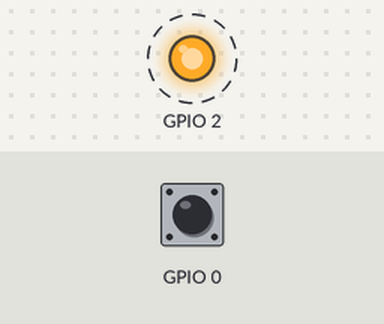
Simulated run of this program. Board: ESP32. On the bench: output pins drawn as LEDs (lit = HIGH). Dashed ring = blinking. The inputs (shaded band) are chosen by the test bench; at power-on: GPIO 0 HIGH. What the program prints to the serial monitor is not drawn.

Above: at 1.8 s.
1.9 s: GPIO 0 pulled LOW for 0.15 s
Timing chart, 0 to 10.9 s (numbered marks = the images above; inputs shaded):
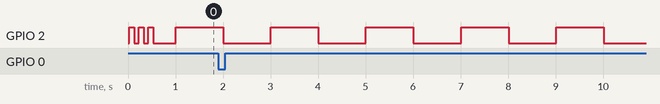

The program:

main.cpp
```cpp
/**
 * Basic ESP32 WLED Controller
 *
 * This is a minimal example showing how to set up WLED with custom configuration.
 * For full WLED features, use the official WLED firmware.
 *
 * This file demonstrates:
 * - Custom pin configuration
 * - LED strip setup
 * - WiFi configuration
 * - Button handling
 */

#include <Arduino.h>

// Configuration
#ifndef LEDPIN
#define LEDPIN 2
#endif

#ifndef DEFAULT_LED_COUNT
#define DEFAULT_LED_COUNT 60
#endif

#ifndef BTNPIN
#define BTNPIN 0
#endif

// For full WLED functionality, include WLED headers
// This is a simplified example - actual WLED integration would use:
// #include "wled.h"

// LED Control
const int LED_PIN = LEDPIN;
const int LED_COUNT = DEFAULT_LED_COUNT;
const int BUTTON_PIN = BTNPIN;

// Button state
bool buttonPressed = false;
unsigned long lastButtonPress = 0;
const unsigned long DEBOUNCE_DELAY = 50;

void setup() {
  // Initialize serial
  Serial.begin(115200);
  Serial.println();
  Serial.println("═══════════════════════════════════");
  Serial.println("  Basic ESP32 WLED Controller");
  Serial.println("═══════════════════════════════════");
  Serial.printf("  LED Pin: GPIO%d\n", LED_PIN);
  Serial.printf("  LED Count: %d\n", LED_COUNT);
  Serial.printf("  Button Pin: GPIO%d\n", BUTTON_PIN);
  Serial.println("═══════════════════════════════════");

  // Configure pins
  pinMode(LED_PIN, OUTPUT);
  pinMode(BUTTON_PIN, INPUT_PULLUP);

  // Startup blink
  for (int i = 0; i < 3; i++) {
    digitalWrite(LED_PIN, HIGH);
    delay(100);
    digitalWrite(LED_PIN, LOW);
    delay(100);
  }

  Serial.println("[OK] Hardware initialized");

  // TODO: Initialize WLED
  // For actual WLED functionality, you would:
  // 1. Include WLED library
  // 2. Call WLED setup functions
  // 3. Configure LED strip type and count
  // 4. Set up WiFi
  // 5. Initialize web server

  Serial.println("[INFO] Ready to control LEDs");
  Serial.println("[INFO] This is a template - integrate WLED library for full functionality");
  Serial.println();
}

void loop() {
  // Handle button
  handleButton();

  // TODO: WLED main loop
  // For actual WLED functionality, you would call:
  // WLED.loop();

  // Simple blink as placeholder
  static unsigned long lastBlink = 0;
  if (millis() - lastBlink > 1000) {
    digitalWrite(LED_PIN, !digitalRead(LED_PIN));
    lastBlink = millis();
  }
}

void handleButton() {
  bool currentState = digitalRead(BUTTON_PIN) == LOW;

  if (currentState && !buttonPressed) {
    if (millis() - lastButtonPress > DEBOUNCE_DELAY) {
      buttonPressed = true;
      lastButtonPress = millis();
      onButtonPress();
    }
  } else if (!currentState && buttonPressed) {
    buttonPressed = false;
  }
}

void onButtonPress() {
  Serial.println("[BUTTON] Pressed!");

  // TODO: Handle button press
  // For actual WLED functionality:
  // - Toggle on/off
  // - Change preset
  // - Adjust brightness
  // etc.
}

// Additional helper functions

/**
 * Print system information
 */
void printSystemInfo() {
  Serial.println("\n=== System Information ===");
  Serial.printf("Chip Model: %s\n", ESP.getChipModel());
  Serial.printf("Chip Revision: %d\n", ESP.getChipRevision());
  Serial.printf("CPU Frequency: %d MHz\n", ESP.getCpuFreqMHz());
  Serial.printf("Free Heap: %d bytes\n", ESP.getFreeHeap());
  Serial.printf("Flash Size: %d bytes\n", ESP.getFlashChipSize());
  Serial.printf("SDK Version: %s\n", ESP.getSdkVersion());
  Serial.println("==========================\n");
}

/**
 * Example: Custom LED pattern
 * (Placeholder - real implementation would use LED library)
 */
void customPattern() {
  Serial.println("[INFO] Running custom pattern...");
  // TODO: Implement with FastLED or WLED effects
}

/*
 * INTEGRATION NOTES:
 *
 * To use full WLED functionality:
 *
 * 1. Include WLED library in platformio.ini:
 *    lib_deps = https://github.com/Aircoookie/WLED.git#v0.14.0
 *
 * 2. Replace this file content with WLED initialization:
 *    #include "wled.h"
 *
 *    void setup() {
 *      WLED::instance().setup();
 *    }
 *
 *    void loop() {
 *      WLED::instance().loop();
 *    }
 *
 * 3. Configure WLED options in platformio.ini build_flags
 *
 * 4. See WLED documentation for advanced features:
 *    https://kno.wled.ge/
 */
```

Measured:
- by itself, GPIO 2: alternates HIGH for 1.0 s and LOW for 1.0 s
